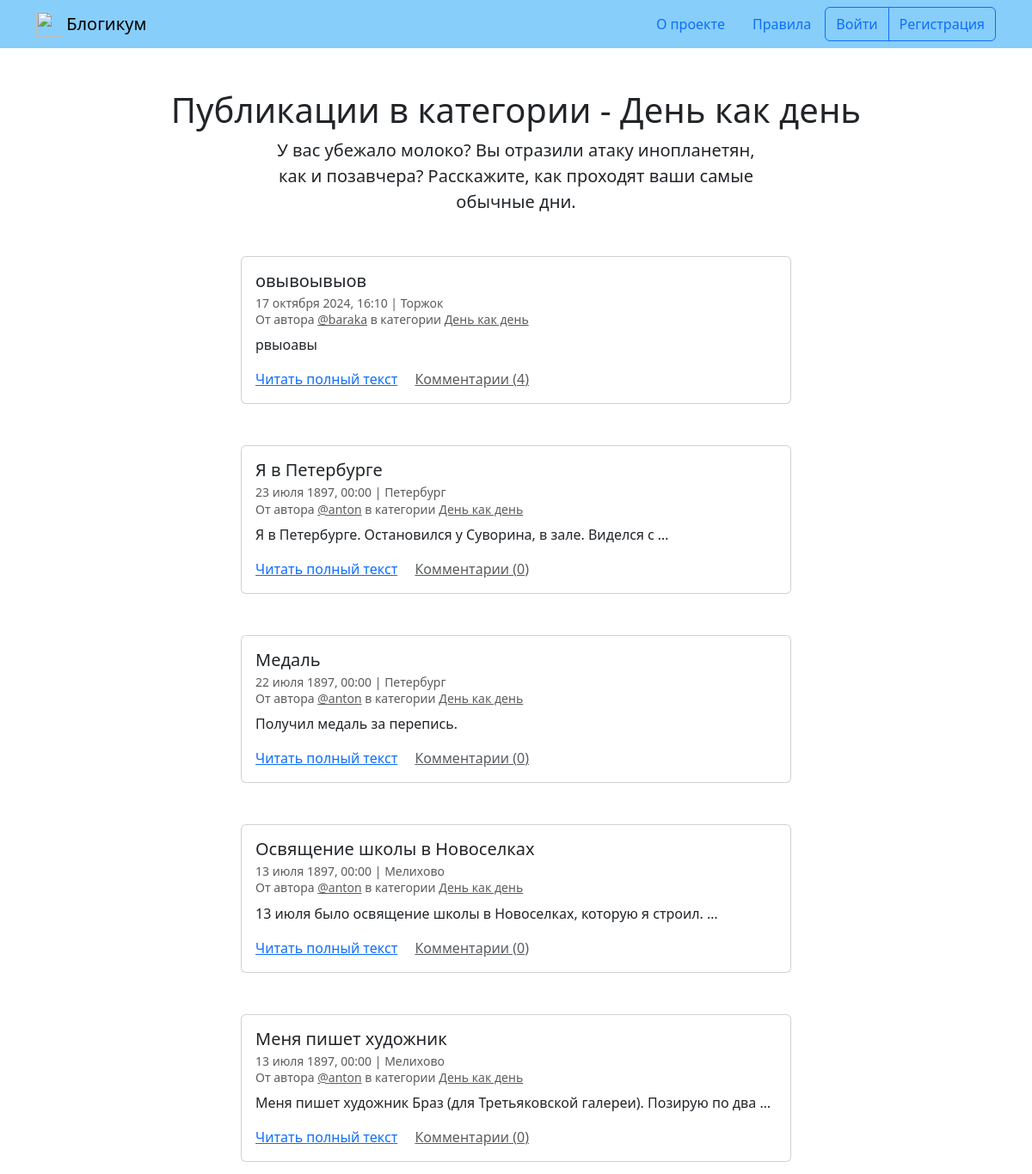
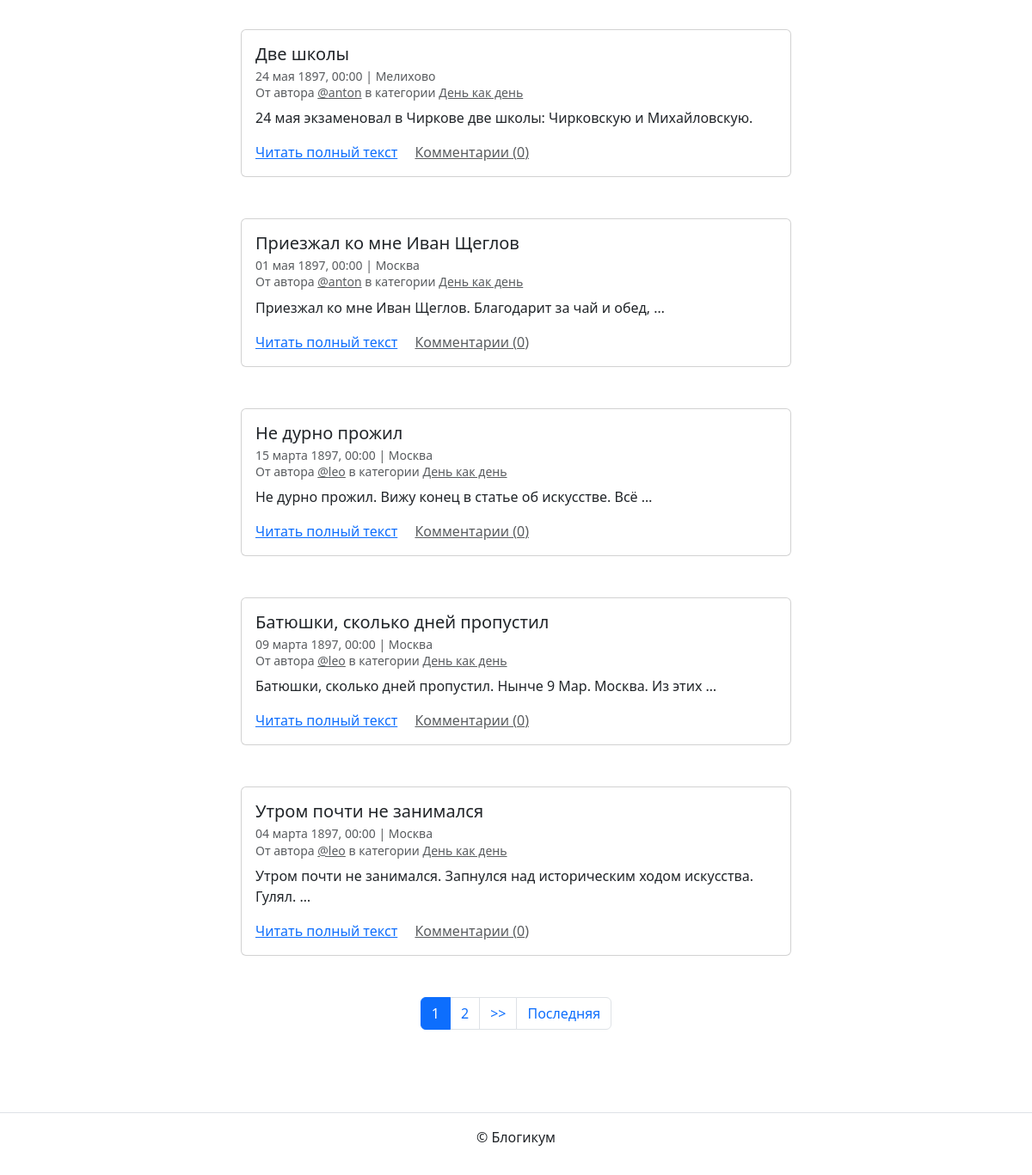
Screenshot of /category/routine/ with the database file from the repository (2 pictures, top to bottom).
### blog/models.py (models this page shows, shortened)
class Category(models.Model):
    title = models.CharField('Заголовок', max_length=256)
    description = models.TextField('Описание')
    slug = models.SlugField(
        'Идентификатор',
        unique=True,
        help_text=(
            'Идентификатор страницы для URL; разрешены символы '
            'латиницы, цифры, дефис и подчёркивание.'
        )
    )
    is_published = models.BooleanField(
        'Опубликовано', default=True,
        help_text='Снимите галочку, чтобы скрыть публикацию.'
    )
    created_at = models.DateTimeField('Добавлено', auto_now_add=True)
    class Meta:
        verbose_name = 'категория'
        verbose_name_plural = 'Категории'

class Post(models.Model):
    author = models.ForeignKey(
        User, verbose_name='Автор публикации', on_delete=models.CASCADE)
    title = models.CharField('Заголовок', max_length=256)
    text = models.TextField('Текст')
    pub_date = models.DateTimeField(
        'Дата и время публикации',
        help_text=(
            'Если установить дату и время в будущем — можно делать '
            'отложенные публикации.'
        )
    )
    location = models.ForeignKey(
        'Location',
        verbose_name='Местоположение',
        on_delete=models.SET_NULL,
        null=True,
        blank=True
    )
    category = models.ForeignKey(
        'Category',
        verbose_name='Категория',
        on_delete=models.SET_NULL,
        null=True,
        blank=False,
        related_name='posts'
    )
    is_published = models.BooleanField(
        'Опубликовано', default=True,
        help_text='Снимите галочку, чтобы скрыть публикацию'
    )
    created_at = models.DateTimeField('Добавлено', auto_now_add=True)
    image = models.ImageField(upload_to='posts/images/', blank=True, null=True)
    class Meta:
        verbose_name = 'публикация'
        verbose_name_plural = 'Публикации'

class Location(models.Model):
    name = models.CharField('Название места', max_length=256)
    is_published = models.BooleanField(
        'Опубликовано', default=True,
        help_text='Снимите галочку, чтобы скрыть публикацию'
    )
    created_at = models.DateTimeField('Добавлено', auto_now_add=True)
    class Meta:
        verbose_name = 'местоположение'
        verbose_name_plural = 'Местоположения'

### blog/views.py (the view)
# urls.py: path('category/<slug:slug>/', views.category_posts, name='category_posts'),
def category_posts(request, slug):
    category = get_object_or_404(Category, slug=slug, is_published=True)
    post_list = get_published_posts(category=category)
    page_obj = paginate_queryset(request, post_list)
    return render(
        request, 'blog/category.html',
        {
            'category': category,
            'page_obj': page_obj
        }
    )

### blog/utils.py (called while the page is built)
def paginate_queryset(request, queryset, items_per_page=10):
    paginator = Paginator(queryset, items_per_page)
    page_number = request.GET.get('page')
    return paginator.get_page(page_number)

### blog/views.py (called while the page is built)
def get_published_posts(category=None):
    posts = Post.objects.filter(
        pub_date__lte=timezone.now(),
        is_published=True,
        category__is_published=True
    )
    if category:
        posts = posts.filter(category=category)
    return posts.annotate(
        comment_count=Count('comments')
    ).order_by('-pub_date')

### templates/blog/category.html (shortened to what this page needs)
{% extends "base.html" %}
{% block content %}
  <h1 class="text-center">Публикации в категории - {{ category.title }}</h1>
  <p class="col-6 offset-3 mb-5 lead text-center">{{ category.description }}</p>
  {% for post in page_obj %}
    <article class="mb-5">
      {% include "includes/post_card.html" %}
    </article>
  {% endfor %}
  {% include "includes/paginator.html" %}
{% endblock %}

### templates/includes/post_card.html (shortened to what this page needs)
<div class="col d-flex justify-content-center">
  <div class="card" style="width: 40rem;">
    <div class="card-body">
      <h5 class="card-title">{{ post.title }}</h5>
      <h6 class="card-subtitle mb-2 text-muted">
        <small>
          {{ post.pub_date|date:"d E Y, H:i" }} | {% if post.location and post.location.is_published %}{{ post.location.name }}{% else %}Планета Земля{% endif %}<br>
          От автора <a class="text-muted" href="{% url 'blog:profile' post.author.username %}">@{{ post.author.username }}</a> в
          категории {% include "includes/category_link.html" %}
        </small>
      </h6>
      <p class="card-text">{{ post.text|truncatewords:10 }}</p>
      <a href="{% url 'blog:post_detail' post.id %}" class="card-link">Читать полный текст</a>
      <a href="{% url 'blog:post_detail' post.id %}" class="card-link text-muted">Комментарии ({{ post.comment_count }})</a>
    </div>
  </div>
</div>

### templates/includes/category_link.html
<a class="text-muted" href="{% url 'blog:category_posts' post.category.slug %}">
  {{ post.category.title }}
</a>

### rows the page displays
Category: title "День как день", description "У вас убежало молоко? Вы отразили атаку инопланетян, как и позавчера? Расскажите, как проходят ваши самые обычные дни."
Post: title "овывоывыов", pub_date "17 октября 2024, 16:10", location.name "Торжок", author.username "baraka", category "День как день", text "рвыоавы", comment_count "4"
Post: title "Я в Петербурге", pub_date "23 июля 1897, 00:00", location.name "Петербург", author.username "anton", category "День как день", text "Я в Петербурге. Остановился у Суворина, в зале. Виделся с …", comment_count "0"
Post: title "Медаль", pub_date "22 июля 1897, 00:00", location.name "Петербург", author.username "anton", category "День как день", text "Получил медаль за перепись.", comment_count "0"
Post: title "Освящение школы в Новоселках", pub_date "13 июля 1897, 00:00", location.name "Мелихово", author.username "anton", category "День как день", text "13 июля было освящение школы в Новоселках, которую я строил. …", comment_count "0"
Post: title "Меня пишет художник", pub_date "13 июля 1897, 00:00", location.name "Мелихово", author.username "anton", category "День как день", text "Меня пишет художник Браз (для Третьяковской галереи). Позирую по два …", comment_count "0"
Post: title "Две школы", pub_date "24 мая 1897, 00:00", location.name "Мелихово", author.username "anton", category "День как день", text "24 мая экзаменовал в Чиркове две школы: Чирковскую и Михайловскую.", comment_count "0"
Post: title "Приезжал ко мне Иван Щеглов", pub_date "01 мая 1897, 00:00", location.name "Москва", author.username "anton", category "День как день", text "Приезжал ко мне Иван Щеглов. Благодарит за чай и обед, …", comment_count "0"
Post: title "Не дурно прожил", pub_date "15 марта 1897, 00:00", location.name "Москва", author.username "leo", category "День как день", text "Не дурно прожил. Вижу конец в статье об искусстве. Всё …", comment_count "0"
Post: title "Батюшки, сколько дней пропустил", pub_date "09 марта 1897, 00:00", location.name "Москва", author.username "leo", category "День как день", text "Батюшки, сколько дней пропустил. Нынче 9 Мар. Москва. Из этих …", comment_count "0"
Post: title "Утром почти не занимался", pub_date "04 марта 1897, 00:00", location.name "Москва", author.username "leo", category "День как день", text "Утром почти не занимался. Запнулся над историческим ходом искусства. Гулял. …", comment_count "0"

### other values shown
{{ i }} "1"
{{ i }} "2"
